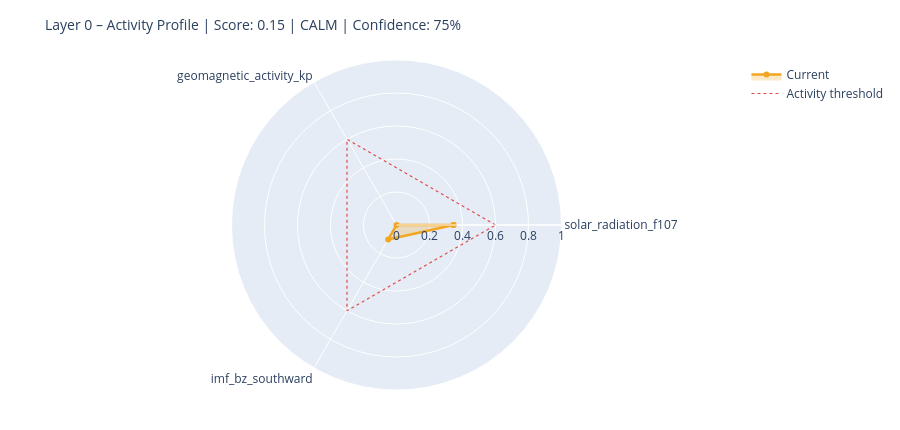

Notebook code cell kept with this figure:
### Markdown cell above
---
## 6. State Assessment & Handoff to Layer 1

### Code cell
# ============================================================
# STEP 1 – Collect raw values with source modes
# Mode: 'primary' | 'fallback_3h' | 'last_valid' | 'missing'
# ============================================================

def safe_last(df, col):
    if df is None or col not in df.columns: return None
    s = df[col].dropna()
    return float(s.iloc[-1]) if not s.empty else None

f107_now = safe_last(df_f107, 'f10.7')
bz_now   = safe_last(df_mag,  'bz_gsm')
kp_now   = safe_last(df_kp,   'kp')
sw_now   = safe_last(df_sw,   'speed')

source_modes = {
    'F10.7':    'primary'  if f107_now is not None else 'missing',
    'Kp':       'primary'  if kp_now   is not None else 'missing',
    'IMF_Bz':   'primary'  if bz_now   is not None else 'missing',
    'SW_speed': 'primary'  if sw_now   is not None else 'missing',
}

# Kp Fallback – 3h endpoint
if kp_now is None:
    try:
        r = requests.get(
            'https://services.swpc.noaa.gov/json/noaa-planetary-k-index.json',
            timeout=10)
        r.raise_for_status()
        fb = pd.DataFrame(r.json())
        tc = next((c for c in fb.columns if 'time' in c.lower()), fb.columns[0])
        kc = next((c for c in fb.columns if 'kp' in c.lower() and c != tc), None)
        if kc:
            fb[kc] = fb[kc].astype(str).str.extract(r'([0-9]+(?:\.[0-9]*)?)')[0]
            fb[kc] = pd.to_numeric(fb[kc], errors='coerce')
            fb = fb[fb[kc] >= 0].dropna(subset=[kc])
            if not fb.empty:
                kp_now = float(fb[kc].iloc[-1])
                source_modes['Kp'] = 'fallback_3h'
                print(f'  Kp fallback (3h): {kp_now:.1f}')
    except Exception as e:
        print(f'  Kp fallback failed: {e}')

# Solar Wind Fallback – last valid value
if sw_now is None and df_sw is not None and 'speed' in df_sw.columns:
    s = df_sw['speed'].dropna()
    if not s.empty:
        sw_now = float(s.iloc[-1])
        source_modes['SW_speed'] = 'last_valid'
        print(f'  SW fallback (last_valid): {sw_now:.0f} km/s')

print()
print('Source modes:', source_modes)

# ============================================================
# STEP 2 – Score from available components only
# ============================================================

def norm(v, lo, hi):
    if v is None: return None
    return max(0.0, min(1.0, (v - lo) / (hi - lo)))

COMPONENTS = {
    'solar_radiation_f107':    (f107_now, norm(f107_now, 60, 250)),
    'geomagnetic_activity_kp': (kp_now,   norm(kp_now,   0,   9)),
    'imf_bz_southward':        (bz_now,   norm(-(bz_now or 0) if bz_now else None, -5, 30)
                                           if bz_now is not None else None),
    'solar_wind_speed':        (sw_now,   norm(sw_now, 300, 800)),
}

available   = {k: v[1] for k, v in COMPONENTS.items() if v[1] is not None}
unavailable = [k for k, v in COMPONENTS.items() if v[1] is None]

layer0_score = round(sum(available.values()) / len(available), 4) if available else None
confidence   = round(len(available) / len(COMPONENTS), 2)

level = ('unknown'  if layer0_score is None
         else 'calm'     if layer0_score < 0.3
         else 'moderate' if layer0_score < 0.6
         else 'active')

# ============================================================
# STEP 3 – Dominant Driver
# ============================================================

def dominant_driver(kp, f107, bz, sw):
    candidates = []
    if kp   is not None and kp   >= 4:   candidates.append(('geomagnetic',    kp / 9))
    if sw   is not None and sw   >= 500:  candidates.append(('solar_wind',     sw / 800))
    if bz   is not None and bz   <= -5:   candidates.append(('imf_southward',  abs(bz) / 30))
    if f107 is not None and f107 >= 150:  candidates.append(('solar_radiation',f107 / 250))
    return max(candidates, key=lambda x: x[1])[0] if candidates else 'none'

driver = dominant_driver(kp_now, f107_now, bz_now, sw_now)

# ============================================================
# STEP 4 – Downstream expectations
# ============================================================

def downstream_expectation(driver, score, kp, bz, f107):
    exp = {
        'magnetosphere':        'calm',
        'ionosphere':           'calm',
        'schumann_resonance':   'unchanged',
        'lithosphere_currents': 'low',
    }
    if driver == 'geomagnetic' or (kp and kp >= 5):
        exp['magnetosphere']        = 'compressed / storm'
        exp['ionosphere']           = 'elevated disturbance (TEC variability)'
        exp['schumann_resonance']   = 'elevated amplitude possible'
        exp['lithosphere_currents'] = 'elevated induction currents'
    elif driver == 'imf_southward' or (bz and bz <= -5):
        exp['magnetosphere']        = 'energy coupling active'
        exp['ionosphere']           = 'elevated electron density possible'
        exp['schumann_resonance']   = 'slight modulation possible'
    elif driver == 'solar_radiation' or (f107 and f107 >= 150):
        exp['ionosphere']           = 'elevated ionization (F-layer)'
        exp['schumann_resonance']   = 'slightly elevated background activity'
    return exp

downstream = downstream_expectation(driver, layer0_score, kp_now, bz_now, f107_now)

# ============================================================
# CONSOLE OUTPUT
# ============================================================

W = 58
print('=' * W)
print('LAYER 0 – STATE ASSESSMENT')
print('=' * W)
for name, (raw_v, score_v) in COMPONENTS.items():
    if score_v is not None:
        bar = '█' * int(score_v * 20) + '░' * (20 - int(score_v * 20))
        print(f'  {name:<35}  {bar}  {score_v:.2f}')
    else:
        print(f'  {name:<35}  {"─" * 20}  n/a')
print('-' * W)
print(f'  Score ({len(available)}/{len(COMPONENTS)} components):  {layer0_score:.3f}')
print(f'  Confidence:         {confidence:.0%}')
print(f'  Level:              {level.upper()}')
print(f'  Dominant Driver:    {driver}')

# Radar chart
cats = list(available.keys())
vals = list(available.values())
if len(cats) >= 3:
    fig = go.Figure()
    fig.add_trace(go.Scatterpolar(
        r=vals + [vals[0]], theta=cats + [cats[0]],
        fill='toself', fillcolor='rgba(242,166,35,0.25)',
        line=dict(color='#F2A623', width=2.5), name='Current'
    ))
    fig.add_trace(go.Scatterpolar(
        r=[0.6] * (len(cats) + 1), theta=cats + [cats[0]],
        line=dict(color='#E24B4A', dash='dot', width=1.2),
        mode='lines', name='Activity threshold'
    ))
    fig.update_layout(
        title=dict(text=f'Layer 0 – Activity Profile | Score: {layer0_score:.2f} | {level.upper()} | Confidence: {confidence:.0%}',
                   font=dict(size=14)),
        polar=dict(radialaxis=dict(visible=True, range=[0, 1])),
        height=430, showlegend=True,
        margin=dict(l=60, r=60, t=60, b=40)
    )
    fig.show()

### Figure 1 — Plotly figure (JSON) as saved in the notebook; plotly's stock layout.template omitted (floating-point values rounded to 4 significant figures)
{"data": [{"fill": "toself", "fillcolor": "rgba(242,166,35,0.25)", "line": {"color": "#F2A623", "width": 2.5}, "name": "Current", "r": [0.3457, 0.0, 0.1009, 0.3457], "theta": ["solar_radiation_f107", "geomagnetic_activity_kp", "imf_bz_southward", "solar_radiation_f107"], "type": "scatterpolar"}, {"line": {"color": "#E24B4A", "dash": "dot", "width": 1.2}, "mode": "lines", "name": "Activity threshold", "r": [0.6, 0.6, 0.6, 0.6], "theta": ["solar_radiation_f107", "geomagnetic_activity_kp", "imf_bz_southward", "solar_radiation_f107"], "type": "scatterpolar"}], "layout": {"height": 430, "margin": {"b": 40, "l": 60, "r": 60, "t": 60}, "polar": {"radialaxis": {"range": [0, 1], "visible": true}}, "showlegend": true, "title": {"font": {"size": 14}, "text": "Layer 0 – Activity Profile | Score: 0.15 | CALM | Confidence: 75%"}}}
